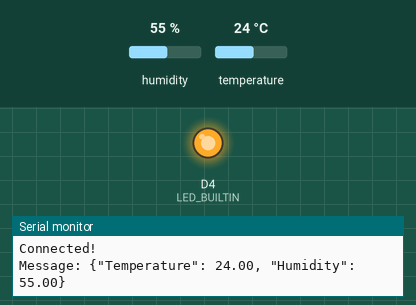
Simulated run of this program. Board: ESP8266 (Wemos D1 mini). On the bench: output pins drawn as LEDs (lit = HIGH, except the on-board LED, lit = LOW), the last lines printed to the serial monitor. The inputs (shaded band) are chosen by the test bench; at power-on: humidity 55 %, temperature 24 °C. WiFi joins after 1.5 s; servers stay silent unless stated.

Above: at 1.61 s.
At 6.7 s:
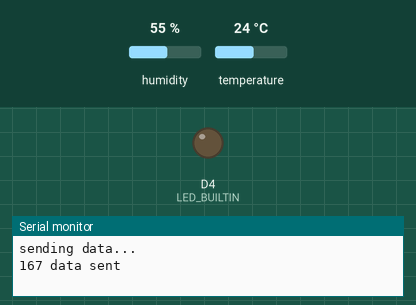
Timing chart, 0 to 14.8 s (numbered marks = the images above):
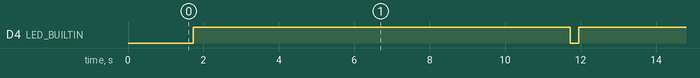

The program:

main.cpp
```cpp
#include "led.h"
#include "utils.h"
#include "wifi.h"
#include "http.h"
#include "sensors.h"

static constexpr const my::WiFiData my_wifi{"", ""};
static constexpr const char fingerprint[] = "03:D6:42:23:03:D1:0C:06:73:F7:E2:BD:29:47:13:C3:22:71:37:1B";
static constexpr const char host[] = "shomoo-wemos.firebaseio.com";
static constexpr const char url[] = "/databases/data/data.json";
static constexpr const my::Port port = 443;

static constexpr const my::SensorEnv sensors{D2};

static my::Post post;
static my::LED my_led{LED_BUILTIN, my::ToggleState::Off};

void init(my::Post &post)
{
  post.fingerprint = fingerprint;
  post.port = port;
  post.contentType = my::ContentType::JSON;
  post.host = host;
  post.message = "";
  post.url = url;
}

void setup()
{
  Serial.begin(9600);

  my::init(my_led);
  my::init(my_wifi);
  my::init(sensors);
  init(post);
}

void postData()
{
  const auto humidity = my::humidity();
  const auto temperature = my::temperature();

  static constexpr const size_t MaxMessageLength = 128;
  char message[MaxMessageLength];

  snprintf_P(message, MaxMessageLength,
             R"({"Temperature": %.2f, "Humidity": %.2f})",
             temperature, humidity);

  Serial.printf("Message: %s\n", message);
  post.message = message;

  if (my::isConnected())
  {
    my::send(post);
  }
}

void loop()
{
  my::toggle(my_led);
  postData();
  my::toggle(my_led);
  // wait 2 seconds before sending another flag
  my::wait(std::chrono::seconds(10));
}
```

http.h
```cpp
#include <stdint.h>
#include <stddef.h>

namespace my
{
  using Port = uint16_t;

  // the type of the content of the request
  enum class ContentType
  {
    JSON,
    None
  };

  // A structure defining a post http request
  struct Post
  {
    const char *host;
    Port port;
    const char *fingerprint;
    const char *url;
    const char *message;
    ContentType contentType;
  };

  // send the given post request
  void send(const Post &post);
} // namespace my
```

led.h
```cpp
#include "pins.h"

namespace my
{
  // the state of an led can be turned on or off
  enum class ToggleState : bool
  {
    On = true,
    Off = false
  };

  // a type for a led
  struct LED
  {
    Pin pin;
    ToggleState state;
  };

  // initialize the output of the given led
  inline void init(LED led) { pinMode(led.pin, OUTPUT); }

  // toggle the light of the led
  // this modifies the state of the led (off <--> on)
  void toggle(LED &led);
} // namespace my
```

sensors.h
```cpp
#include "pins.h"

namespace my
{
  enum class Sensor
  {
    Humidity,
    Temperature
  };

  struct SensorEnv
  {
    Pin pin;
  };

  void init(const SensorEnv &env);

  float humidity();

  float temperature();

  float read(Sensor type);
} // namespace my
```

utils.h
```cpp
#include <chrono>
#include <Arduino.h>

namespace my
{
  inline void wait(std::chrono::milliseconds ms)
  {
    delay(ms.count());
  }
} // namespace my
```

wifi.h
```cpp
namespace my
{
  struct WiFiData
  {
    const char *ssid;
    const char *password;
  };

  bool isConnected();

  void init(const WiFiData &wifi);
} // namespace my
```

http.cpp
```cpp
#include "http.h"

#include <WiFiClientSecure.h>

static constexpr const size_t MaxMessageLength = 512;

using Message = char[MaxMessageLength];

size_t requestLine(
    const my::Post &post,
    Message message,
    size_t currentLength)
{
  return currentLength + snprintf_P(message + currentLength,
                                    MaxMessageLength - currentLength,
                                    "POST %s HTTP/1.1\n", post.url);
}

size_t generalHeader(
    const my::Post &post,
    Message message,
    size_t currentLength)
{
  return currentLength + snprintf_P(message + currentLength,
                                    MaxMessageLength - currentLength,
                                    "Host: %s\n", post.host);
}

const char *contentTypeStr(my::ContentType type)
{
  switch (type)
  {
  case my::ContentType::JSON:
    return "Content-Type: application/json";
  default:
    return "";
  }
}

size_t entityHeader(
    const my::Post &post,
    Message message,
    size_t currentLength)
{
  return currentLength + snprintf_P(message + currentLength,
                                    MaxMessageLength - currentLength,
                                    "%s\nContent-Length: %d\n\n",
                                    contentTypeStr(post.contentType), strlen(post.message));
}

int buildMessage(const my::Post &post, Message message)
{
  char *msg = message;
  auto messageLength = requestLine(post, msg, 0);
  messageLength = generalHeader(post, msg, messageLength);
  messageLength = entityHeader(post, msg, messageLength);
  return messageLength + snprintf_P(msg + messageLength, MaxMessageLength - messageLength, "%s\n", post.message);
}

void my::send(const Post &post)
{
  WiFiClientSecure client;
  client.setFingerprint(post.fingerprint);
  if (client.connect(post.host, post.port))
  {
    Serial.println("sending data...");
    Message message;
    const auto messageLength = buildMessage(post, message);
    // Serial.println(message);
    // Serial.printf("Length: %d\n", messageLength);
    // send
    const auto sendBytes = client.write_P(message, messageLength);
    Serial.printf("%d data sent\n", sendBytes);
  }
  else
  {
    Serial.println("could not connect");
  }
}
```

led.cpp
```cpp
#include "led.h"

void my::toggle(LED &led)
{
  switch (led.state)
  {
  case ToggleState::On:
    // Turn the LED off by making the voltage HIGH
    digitalWrite(led.pin, HIGH);
    led.state = ToggleState::Off;
    break;
  case ToggleState::Off:
    // Turn the LED on by making the voltage LOW
    digitalWrite(led.pin, LOW);
    led.state = ToggleState::On;
    break;
  default:
    // error!
    break;
  }
}
```

sensors.cpp
```cpp
#include "sensors.h"

#include "DHT.h"
#include <limits>

static constexpr const my::Pin pin = D2;
static constexpr const uint8_t type = 11;

DHT dht(pin, type);

void my::init(const SensorEnv &env)
{
  dht.begin();
}

float my::humidity()
{
  return dht.readHumidity();
}

float my::temperature()
{
  return dht.readTemperature();
}

float my::read(Sensor type)
{
  switch (type)
  {
  case Sensor::Humidity:
    return humidity();
  case Sensor::Temperature:
    return temperature();
  default:
    return std::numeric_limits<float>::quiet_NaN();
  }
}
```

utils.cpp
```cpp
#include "utils.h"
```

wifi.cpp
```cpp
#include "wifi.h"
#include "utils.h"

#include <ESP8266WiFi.h>

bool my::isConnected()
{
  return WiFi.status() == WL_CONNECTED;
}

void my::init(const WiFiData &wifi)
{
  Serial.println("Connecting to wifi...");
  WiFi.mode(WIFI_STA);
  WiFi.begin(wifi.ssid, wifi.password);

  while (!isConnected())
  {
    wait(std::chrono::milliseconds(500));
  }
  Serial.println("Connected!");
}
```

pins.h
```cpp
#include <Arduino.h>

namespace my
{
  // create a type for a pin
  using Pin = uint8_t;

} // namespace my
```

Measured:
- by itself, D4 (LED_BUILTIN): alternates HIGH for 10.0 s and LOW for 0.22 s
